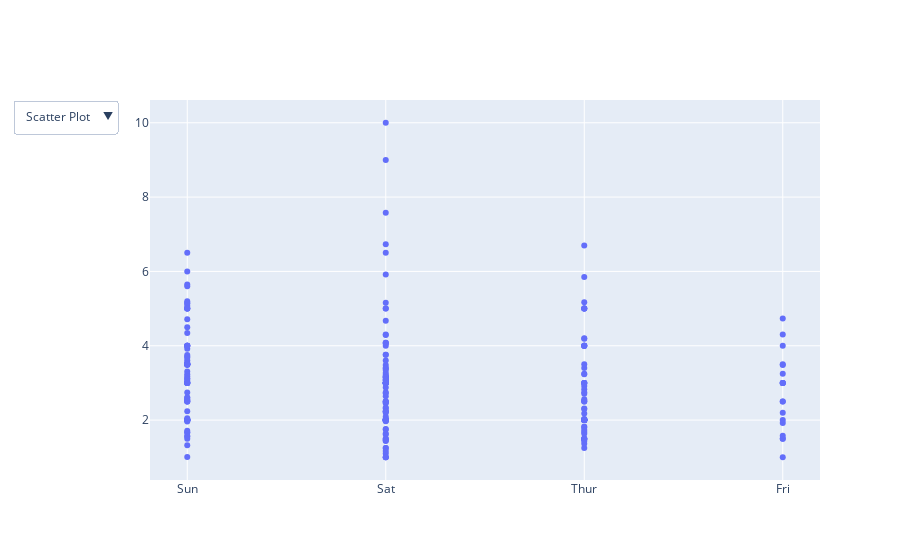

Notebook code cell kept with this figure:
### Markdown cell above
**Adding interaction** 

Just like Bokeh, plotly also provides various interactions. Let’s discuss a few of them. **Creating Dropdown Menu:** A drop-down menu is a part of the menu-button which is displayed on a screen all the time. Every menu button is associated with a Menu widget that can display the choices for that menu button when clicked on it. In plotly, there are 4 possible methods to modify the charts by using updatemenu method.

 - **restyle:** modify data or data attributes
  - **relayout:** modify layout attributes 
  - **update:** modify data and layout attributes 
  - **animate:** start or pause an animation

### Code cell
import plotly.graph_objects as px
import pandas as pd 

# reading the database 
data = pd.read_csv("tips.csv")
plot = px.Figure(data=[px.Scatter( x=data['day'], y=data['tip'], mode='markers',) ]) 

# Add dropdown 
plot.update_layout( updatemenus=[ dict( buttons=list([ dict( args=["type", "scatter"], label="Scatter Plot", method="restyle" ), dict( args=["type", "bar"], label="Bar Chart", method="restyle" ) ]), direction="down", ), ] ) 

plot.show()

### Figure 1 — Plotly figure (JSON) as saved in the notebook; plotly's stock layout.template omitted (floating-point values rounded to 4 significant figures; data arrays with more than 128 entries replaced by an {"elided": "..."} marker saying what was removed)
{"data": [{"mode": "markers", "type": "scatter", "x": {"elided": "244 str values"}, "y": {"elided": "244 float values"}}], "layout": {"updatemenus": [{"buttons": [{"args": ["type", "scatter"], "label": "Scatter Plot", "method": "restyle"}, {"args": ["type", "bar"], "label": "Bar Chart", "method": "restyle"}], "direction": "down"}]}}
